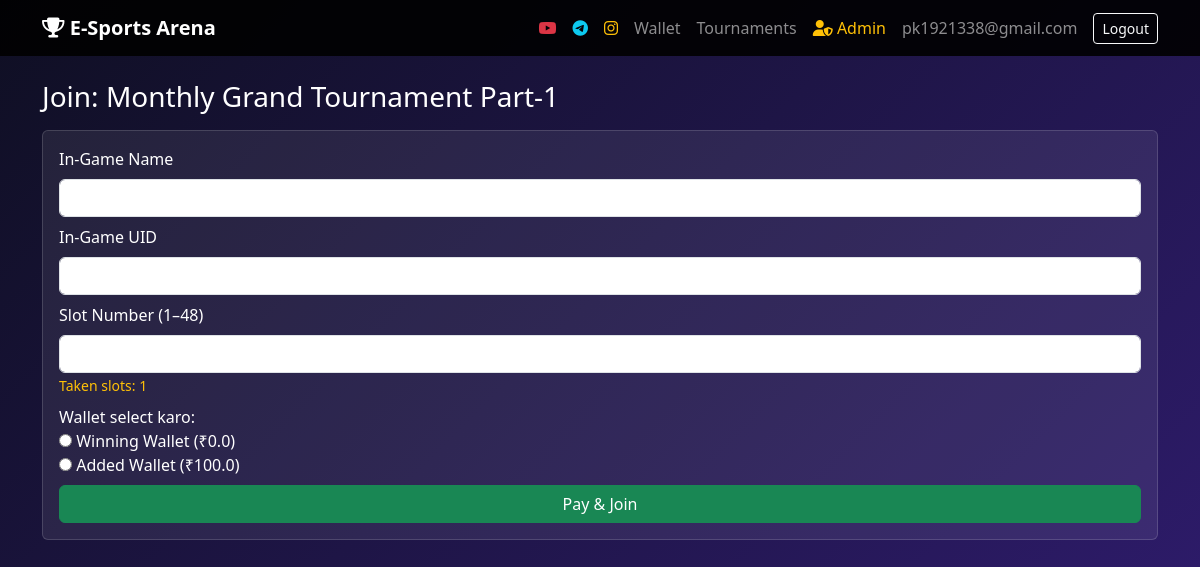
/tournaments/1/join (signed in), run on the app's committed database.
### app.py (models this page shows)
class User(UserMixin, db.Model):
    id = db.Column(db.Integer, primary_key=True)
    email = db.Column(db.String(150), unique=True, nullable=False)
    password_hash = db.Column(db.String(200), nullable=False)
    player_id = db.Column(db.String(50))
    winning_balance = db.Column(db.Float, default=0.0)
    added_balance = db.Column(db.Float, default=0.0)
    is_admin = db.Column(db.Boolean, default=False)
    created_at = db.Column(db.DateTime, default=datetime.utcnow)

class Tournament(db.Model):
    id = db.Column(db.Integer, primary_key=True)
    name = db.Column(db.String(200), nullable=False)
    game = db.Column(db.String(50), nullable=False)
    mode = db.Column(db.String(20), nullable=False)
    entry_fee = db.Column(db.Float, nullable=False)
    prize_pool = db.Column(db.Float, nullable=False)
    max_slots = db.Column(db.Integer, nullable=False)
    filled_slots = db.Column(db.Integer, default=0)
    status = db.Column(db.String(20), default='upcoming')  # upcoming / live / finished
    start_time = db.Column(db.DateTime)
    created_at = db.Column(db.DateTime, default=datetime.utcnow)
    winner_note = db.Column(db.Text)
    room_id = db.Column(db.String(50))
    room_pass = db.Column(db.String(50))
    admin_note = db.Column(db.Text)
    is_grand = db.Column(db.Boolean, default=False)

### app.py (the view, shortened to what this page needs)
@app.route('/tournaments/<int:t_id>/join', methods=['GET', 'POST'])
@login_required
def join_tournament(t_id):
    t = Tournament.query.get_or_404(t_id)
    if t.filled_slots >= t.max_slots or t.status not in ['upcoming', 'live']:
        flash('Tournament full ya closed hai.')
        return redirect(url_for('tournaments'))
    existing = TournamentJoin.query.filter_by(tournament_id=t_id, user_id=current_user.id).first()
    if existing:
        flash('Aap pehle hi is tournament me joined ho.')
        return redirect(url_for('tournaments'))
    taken_slots = [j.slot for j in TournamentJoin.query.filter_by(tournament_id=t_id).all()]
    return render_template('join_tournament.html', tournament=t, taken_slots=taken_slots)

### app.py (called while the page is built)
@login_manager.user_loader
def load_user(user_id):
    return User.query.get(int(user_id))

### templates/join_tournament.html
{% extends "base.html" %}
{% block content %}
<h3>Join: {{ tournament.name }}</h3>
<div class="card p-3 mt-3">
  <form method="post">
    <div class="mb-2">
      <label class="form-label">In‑Game Name</label>
      <input type="text" name="in_game_name" class="form-control" required>
    </div>
    <div class="mb-2">
      <label class="form-label">In‑Game UID</label>
      <input type="text" name="in_game_uid" class="form-control" required>
    </div>
    <div class="mb-2">
      <label class="form-label">Slot Number (1–{{ tournament.max_slots }})</label>
      <input type="number" name="slot" min="1" max="{{ tournament.max_slots }}" class="form-control" required>
      {% if taken_slots %}
      <small class="text-warning">Taken slots: {{ taken_slots|join(', ') }}</small>
      {% endif %}
    </div>
    <label>Wallet select karo:</label><br>
  <input type="radio" name="wallet" value="winning" required>
  Winning Wallet (₹{{ current_user.winning_balance }})<br>
  <input type="radio" name="wallet" value="added" required>
  Added Wallet (₹{{ current_user.added_balance }})<br>
    <button class="btn btn-success w-100 mt-2">Pay & Join</button>
  </form>
</div>
{% endblock %}

### templates/base.html (shortened to what this page needs)
<!doctype html>
<html lang="en">
  <head>
    <link
      href="https://cdn.jsdelivr.net/npm/bootstrap@5.3.2/dist/css/bootstrap.min.css"
      rel="stylesheet">
    <link
      href="https://cdnjs.cloudflare.com/ajax/libs/font-awesome/6.4.0/css/all.min.css"
      rel="stylesheet">
  </head>
  <body>
    <nav class="navbar navbar-dark navbar-expand-lg">
  <div class="container">
    <a class="navbar-brand fw-bold" href="{{ url_for('index') }}">
      <i class="fas fa-trophy"></i> E‑Sports Arena
    </a>
    <div class="collapse navbar-collapse justify-content-end" id="mainNavbar">
      <ul class="navbar-nav align-items-lg-center">
        <li class="nav-item">
          <a href="https://www.youtube.com/@Official_e-sport_arena"
             target="_blank"
             class="nav-link text-danger">
            <i class="fab fa-youtube"></i>
          </a>
        </li>
        <li class="nav-item">
          <a href="https://t.me/YOURTELEGRAM"
             target="_blank"
             class="nav-link text-info">
            <i class="fab fa-telegram-plane"></i>
          </a>
        </li>
        <li class="nav-item">
          <a href="https://www.instagram.com/esport__arena2026?igsh=MWlzdXM4dnhpcXZkYg=="
             target="_blank"
             class="nav-link text-warning">
            <i class="fab fa-instagram"></i>
          </a>
        </li>
        {% if current_user.is_authenticated %}
        <li class="nav-item">
          <a href="{{ url_for('dashboard') }}" class="nav-link">Wallet</a>
        </li>
        <li class="nav-item">
          <a href="{{ url_for('tournaments') }}" class="nav-link">Tournaments</a>
        </li>
        {% if current_user.is_admin %}
        <li class="nav-item">
          <a href="{{ url_for('admin_panel') }}" class="nav-link text-warning">
            <i class="fas fa-user-shield"></i> Admin
          </a>
        </li>
        {% endif %}
        <li class="nav-item">
          <span class="nav-link small">{{ current_user.email }}</span>
        </li>
        <li class="nav-item">
          <a href="{{ url_for('logout') }}" class="btn btn-sm btn-outline-light ms-lg-2 mb-2 mb-lg-0">
            Logout
          </a>
        </li>
        {% endif %}
      </ul>
    </div>
  </div>
</nav>
    <div class="container mt-4 mb-5">
      {% block content %}{% endblock %}
    </div>
  </body>
</html>

### templates/base.html (style rules this page uses)
body { background: linear-gradient(135deg, #0f0f23 0, #2d1b69 100%); color: #fff; }
.navbar { background: rgba(0,0,0,0.9); }
.card { background: rgba(255,255,255,0.08); border: 1px solid rgba(255,255,255,0.15); color: #fff; }

### data on the page
User: email "pk1921338@gmail.com", winning_balance "0.0", added_balance "100.0"
Tournament: name "Monthly Grand Tournament Part-1", max_slots "48"

### other printed values
{{ taken_slots|join(', ') }} "1"
